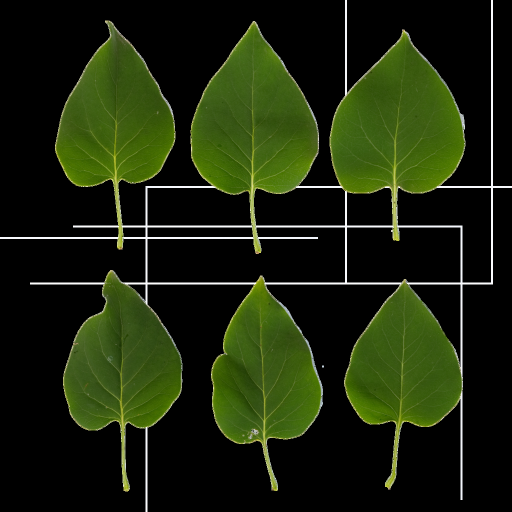
#> input picture Tree/assets/leaves/LeafSet004_1K-JPG_Color.jpg, 1024 x 1024 px, found by its file name (shown at 1/2 size)
$ python make_sprays.py
#> lines starting #> are read from the running program, lines starting #| are printed output that depends on the picture; after the words box and inside, x2 and y2 are one past the last pixel; in counts of white or black regions, pixels touching at a corner belong together
"""Paints four linden leaf sprays (a twig with many small leaves) into one 1024 px atlas.

Source leaves: ambientCG LeafSet004 (CC0), already in assets/leaves. Seeded, so the output
never changes. Run from Tree/: python3 lookdev/crown/make_sprays.py (needs numpy, scipy, Pillow).
Outputs lookdev/crown/leaf_spray_color.png (RGBA) and leaf_spray_normal.png.
"""
import math
import random

import numpy as np
from PIL import Image, ImageDraw, ImageFilter
from scipy import ndimage

SRC = "assets/leaves/LeafSet004_1K-JPG_"
OUT = "lookdev/crown/"
SIZE = 1024
CELL = SIZE // 2
# Leaf bounding boxes in the source atlas (x0, y0, x1, y1), stem at the bottom.
BOXES = [(112, 43, 349, 497), (383, 45, 636, 506), (661, 63, 929, 479),
         (128, 542, 363, 981), (424, 554, 643, 980), (690, 561, 924, 976)]


def load_leaves():
    col = Image.open(SRC + "Color.jpg").convert("RGB")
#> col is the input picture: PIL image 1024x1024 RGB; mean R, G, B 27, 36.9, 11.8
    opa = Image.open(SRC + "Opacity.jpg").convert("L")
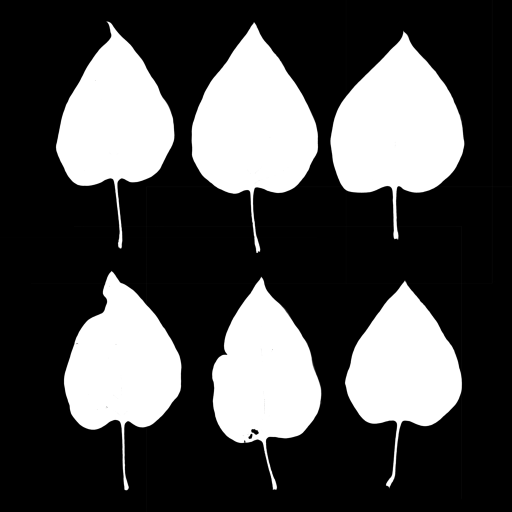
#> input picture Tree/assets/leaves/LeafSet004_1K-JPG_Opacity.jpg, 1024 x 1024 px, found by its file name (shown at 1/2 size)
#> opa is the input picture: PIL image 1024x1024 L; min 0, max 255, mean 76.3
    nor = Image.open(SRC + "NormalGL.jpg").convert("RGB")
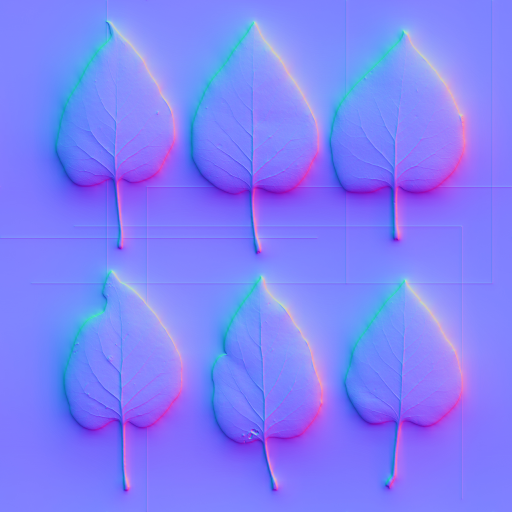
#> input picture Tree/assets/leaves/LeafSet004_1K-JPG_NormalGL.jpg, 1024 x 1024 px, found by its file name (shown at 1/2 size)
#> nor is the input picture: PIL image 1024x1024 RGB; mean R, G, B 127.6, 127.9, 249.6
    leaves = []
    for b in BOXES:
        c = col.crop(b)
        # Keep only the largest blob in the box (no neighbouring leaf or guide line).
        m = np.asarray(opa.crop(b)) > 110
        lab, _n = ndimage.label(m)
        sizes = np.bincount(lab.ravel())
        sizes[0] = 0
        m = lab == sizes.argmax()
        a = Image.fromarray((m * 255).astype(np.uint8)).filter(ImageFilter.GaussianBlur(0.8))
        c.putalpha(a)
        leaves.append((c, nor.crop(b)))
#> this loop made 6 passes
#> pass 1, in load_leaves, `m = np.asarray(opa.crop(b)) > 110`:
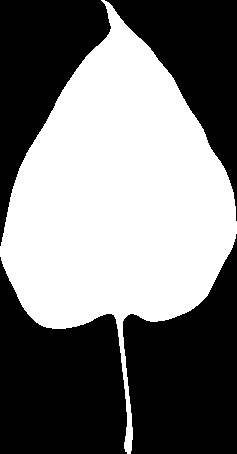
#> m: shape (454, 237) bool; 46.9% white; 1 white region, box (x1, y1, x2, y2) and area: (0, 0, 237, 454) 50451
#> after the loop:
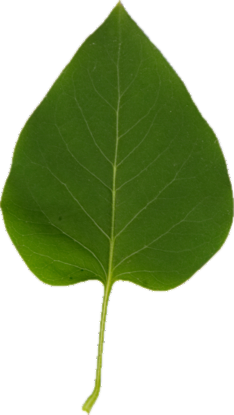
#> c: PIL image 234x415 RGBA; mean R, G, B, A 40.3, 56.2, 16.2, 121; transparent parts drawn white
#> after the loop:
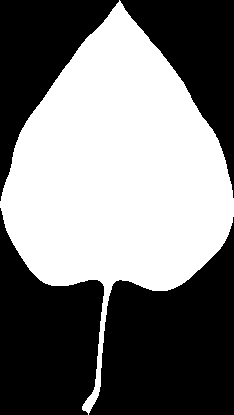
#> m: shape (415, 234) bool; 47.4% white; 1 white region, box (x1, y1, x2, y2) and area: (0, 0, 234, 415) 46064
#> after the loop, leaves = 6 items
    return leaves


def paint_spray(rng, leaves, color_out, normal_out, ox, oy):
    """One spray in the cell at (ox, oy): twig from the bottom centre up and outward."""
    draw_c = ImageDraw.Draw(color_out)
    # Twig: a gently curved line, stem end at the bottom of the cell.
    base = (ox + CELL * 0.5, oy + CELL * 0.97)
    lean = rng.uniform(-0.18, 0.18)
    bend = rng.uniform(-0.12, 0.12)
    pts = []
    n = 24
    for i in range(n + 1):
        t = i / n
        x = base[0] + (lean * t + bend * t * t) * CELL
        y = base[1] - t * CELL * 0.82
        pts.append((x, y))
    # Leaves alternate left and right along the twig (linden is two-ranked), smaller at the tip.
    # Painted back to front: lower leaves first, each new one drops a soft shadow on the older ones.
    count = rng.randint(11, 15)
    placements = []
    for k in range(count):
        t = 0.08 + 0.9 * (k + rng.uniform(-0.2, 0.2)) / count
        t = min(max(t, 0.04), 0.98)
        i = min(int(t * n), n - 1)
        p = pts[i]
        tangent = math.atan2(pts[i + 1][1] - pts[i][1], pts[i + 1][0] - pts[i][0])
        side = 1 if k % 2 == 0 else -1
        # Leaf axis: out to the side and a bit forward; petiole leaves at 50-80 degrees.
        ang = tangent + side * math.radians(rng.uniform(45, 85))
        size = CELL * rng.uniform(0.26, 0.34) * (1.0 - 0.35 * t)
        placements.append((p, ang, size, rng.randrange(len(leaves)), rng))
    # The twig itself, under the leaves.
    for i in range(n):
        w = max(1, int(5 * (1 - i / n)) + 1)
        draw_c.line([pts[i], pts[i + 1]], fill=(74, 60, 38, 255), width=w)
    for (p, ang, size, idx, _r) in placements:
        c, nm = leaves[idx]
        # Per-leaf colour: brighter young leaves near the tip, some yellowish, some darker.
        arr = np.asarray(c).astype(np.float32)
        g = rng.uniform(0.82, 1.12)
        warm = rng.uniform(-0.05, 0.08)
        arr[..., 0] *= g * (1 + warm)
        arr[..., 1] *= g
        arr[..., 2] *= g * (1 - warm * 1.5)
        c2 = Image.fromarray(np.clip(arr, 0, 255).astype(np.uint8), "RGBA")
        scale = size / c.height
        w, h = max(2, int(c.width * scale)), max(2, int(c.height * scale))
        # Foreshortening: leaves tilt towards and away from the viewer.
        squash = rng.uniform(0.55, 1.0)
        c2 = c2.resize((max(2, int(w * squash)), h), Image.LANCZOS)
        # Leaf image points up (stem at the bottom): rotate so the stem sits on the twig.
        deg = -math.degrees(ang) - 90
        rc = c2.rotate(deg, resample=Image.BICUBIC, expand=True)
        # Stem end in rotated space: the leaf's bottom centre, rotated about the image centre.
        cx, cy = c2.width / 2, c2.height / 2
        sx, sy = 0, c2.height / 2
        rad = math.radians(-deg)
        rx = sx * math.cos(rad) - sy * math.sin(rad)
        ry = sx * math.sin(rad) + sy * math.cos(rad)
        px = int(p[0] - (rc.width / 2 + rx))
        py = int(p[1] - (rc.height / 2 + ry))
        # Soft contact shadow of this leaf on what is already painted.
        sh = rc.split()[3].filter(ImageFilter.GaussianBlur(6))
        shadow = Image.new("RGBA", rc.size, (10, 20, 5, 0))
        shadow.putalpha(sh.point(lambda v: int(v * 0.45)))
        region = color_out.crop((px + 5, py + 7, px + 5 + rc.width, py + 7 + rc.height))
        under_alpha = region.split()[3]
        shadow.putalpha(Image.fromarray(np.minimum(np.asarray(shadow.split()[3]), np.asarray(under_alpha))))
        color_out.alpha_composite(shadow, (max(px + 5, 0), max(py + 7, 0)) if px + 5 >= 0 and py + 7 >= 0 else (0, 0))
        color_out.alpha_composite(rc, (px, py)) if px >= 0 and py >= 0 else color_out.paste(rc, (px, py), rc)
        # Normal: each leaf gets its own tilt, so the spray shades leaf by leaf.
        tilt_x = rng.uniform(-0.45, 0.45)
        tilt_y = rng.uniform(-0.3, 0.45)
        nz = math.sqrt(max(0.05, 1 - tilt_x ** 2 - tilt_y ** 2))
        ncol = (int((tilt_x * 0.5 + 0.5) * 255), int((tilt_y * 0.5 + 0.5) * 255), int((nz * 0.5 + 0.5) * 255), 255)
        nl = Image.new("RGBA", rc.size, ncol)
        nl.putalpha(rc.split()[3])
        normal_out.paste(nl, (px, py), nl)


def main():
    rng = random.Random(2026)
    leaves = load_leaves()
#> leaves = 6 items
    color = Image.new("RGBA", (SIZE, SIZE), (46, 66, 26, 0))
    normal = Image.new("RGBA", (SIZE, SIZE), (128, 128, 255, 255))
    for cell in range(4):
        ox, oy = (cell % 2) * CELL, (cell // 2) * CELL
        layer = Image.new("RGBA", (CELL, CELL), (46, 66, 26, 0))
        nlayer = Image.new("RGBA", (CELL, CELL), (128, 128, 255, 255))
        paint_spray(rng, leaves, layer, nlayer, 0, 0)
        color.paste(layer, (ox, oy))
        normal.paste(nlayer, (ox, oy))
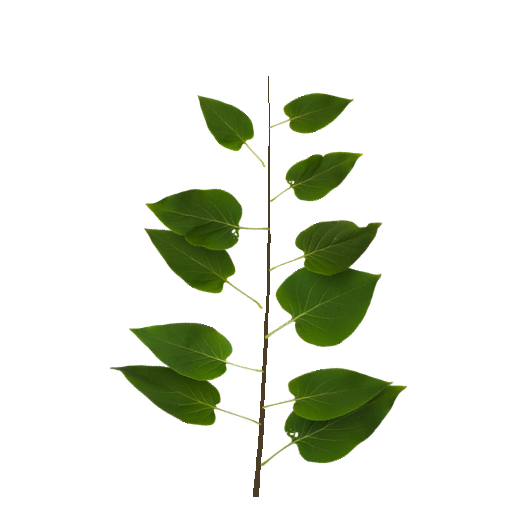
#> layer: PIL image 512x512 RGBA; mean R, G, B, A 48.8, 69.8, 24.8, 37.8; transparent parts drawn white
    # Bleed the leaf colour into the transparent pixels, so mipmaps do not fringe dark.
    arr = np.asarray(color).astype(np.float32)
    a = arr[..., 3:4] / 255.0
#> a: shape (1024, 1024, 1) float32
    rgb = Image.fromarray(np.clip(arr[..., :3], 0, 255).astype(np.uint8))
    blurred = np.asarray(rgb.filter(ImageFilter.GaussianBlur(12))).astype(np.float32)
    wsum = np.asarray(Image.fromarray((a[..., 0] * 255).astype(np.uint8)).filter(ImageFilter.GaussianBlur(12))).astype(np.float32)[..., None] / 255.0
    fill = np.where(wsum > 0.01, blurred / np.maximum(wsum, 0.01), np.array([46, 66, 26], np.float32))
    out_rgb = arr[..., :3] * a + np.clip(fill, 0, 255) * (1 - a)
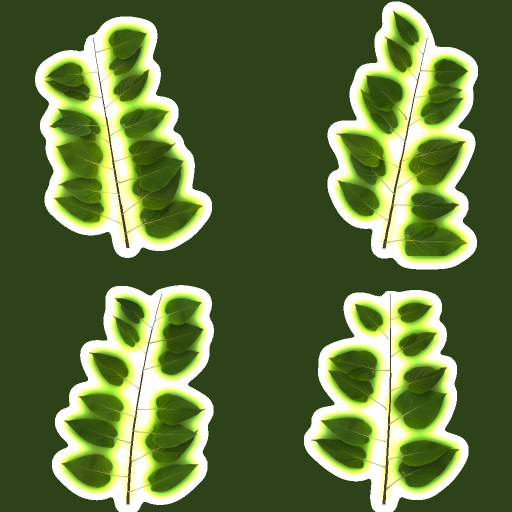
#> out_rgb: shape (1024, 1024, 3) float32 (shown at 1/2 size); mean R, G, B 96, 115.1, 61.8
    out = np.concatenate([out_rgb, arr[..., 3:4]], axis=-1)
    Image.fromarray(np.clip(out, 0, 255).astype(np.uint8), "RGBA").save(OUT + "leaf_spray_color.png")
    normal.convert("RGB").save(OUT + "leaf_spray_normal.png")


if __name__ == "__main__":
    main()
